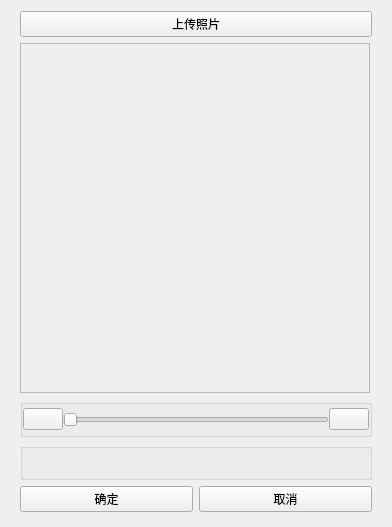
<?xml version="1.0" encoding="UTF-8"?>
<ui version="4.0">
 <class>Change_Avatar_Page</class>
 <widget class="QWidget" name="Change_Avatar_Page">
  <property name="geometry">
   <rect>
    <x>0</x>
    <y>0</y>
    <width>392</width>
    <height>527</height>
   </rect>
  </property>
  <property name="minimumSize">
   <size>
    <width>392</width>
    <height>527</height>
   </size>
  </property>
  <property name="maximumSize">
   <size>
    <width>392</width>
    <height>527</height>
   </size>
  </property>
  <property name="windowIcon">
   <iconset resource="../../../src/resources/Resource.qrc">
    <normaloff>:/picture/transparent.png</normaloff>:/picture/transparent.png</iconset>
  </property>
  <layout class="QVBoxLayout" name="verticalLayout">
   <property name="leftMargin">
    <number>20</number>
   </property>
   <property name="rightMargin">
    <number>20</number>
   </property>
   <property name="bottomMargin">
    <number>15</number>
   </property>
   <item>
    <widget class="QPushButton" name="btnUpload">
     <property name="text">
      <string>上传照片</string>
     </property>
     <property name="icon">
      <iconset resource="../../../src/resources/Resource.qrc">
       <normaloff>:/svg/up_Avatar.svg</normaloff>:/svg/up_Avatar.svg</iconset>
     </property>
     <property name="iconSize">
      <size>
       <width>18</width>
       <height>18</height>
      </size>
     </property>
    </widget>
   </item>
   <item>
    <widget class="DragScrollArea" name="previewScrollArea">
     <property name="minimumSize">
      <size>
       <width>350</width>
       <height>350</height>
      </size>
     </property>
     <property name="maximumSize">
      <size>
       <width>350</width>
       <height>350</height>
      </size>
     </property>
     <property name="widgetResizable">
      <bool>true</bool>
     </property>
     <widget class="QWidget" name="previewContent">
      <property name="geometry">
       <rect>
        <x>0</x>
        <y>0</y>
        <width>348</width>
        <height>348</height>
       </rect>
      </property>
      <layout class="QGridLayout" name="gridLayout">
       <property name="leftMargin">
        <number>0</number>
       </property>
       <property name="topMargin">
        <number>0</number>
       </property>
       <property name="rightMargin">
        <number>0</number>
       </property>
       <property name="bottomMargin">
        <number>0</number>
       </property>
       <property name="horizontalSpacing">
        <number>0</number>
       </property>
       <item row="1" column="0">
        <widget class="QLabel" name="labelPreview">
         <property name="text">
          <string/>
         </property>
        </widget>
       </item>
      </layout>
     </widget>
    </widget>
   </item>
   <item>
    <widget class="QGroupBox" name="CAP_groupBox_A">
     <layout class="QHBoxLayout" name="horizontalLayout_2">
      <property name="spacing">
       <number>0</number>
      </property>
      <property name="leftMargin">
       <number>0</number>
      </property>
      <property name="topMargin">
       <number>0</number>
      </property>
      <property name="rightMargin">
       <number>0</number>
      </property>
      <property name="bottomMargin">
       <number>0</number>
      </property>
      <item>
       <widget class="QPushButton" name="btnRotateCCW">
        <property name="text">
         <string/>
        </property>
        <property name="icon">
         <iconset resource="../../../src/resources/Resource.qrc">
          <normaloff>:/svg/left_rotation.svg</normaloff>:/svg/left_rotation.svg</iconset>
        </property>
        <property name="iconSize">
         <size>
          <width>20</width>
          <height>20</height>
         </size>
        </property>
       </widget>
      </item>
      <item>
       <widget class="QSlider" name="sliderScale">
        <property name="orientation">
         <enum>Qt::Horizontal</enum>
        </property>
       </widget>
      </item>
      <item>
       <widget class="QPushButton" name="btnRotateCW">
        <property name="text">
         <string/>
        </property>
        <property name="icon">
         <iconset resource="../../../src/resources/Resource.qrc">
          <normaloff>:/svg/right_rotation.svg</normaloff>:/svg/right_rotation.svg</iconset>
        </property>
        <property name="iconSize">
         <size>
          <width>20</width>
          <height>20</height>
         </size>
        </property>
       </widget>
      </item>
     </layout>
    </widget>
   </item>
   <item>
    <widget class="QGroupBox" name="CAP_Box">
     <property name="title">
      <string/>
     </property>
    </widget>
   </item>
   <item>
    <layout class="QHBoxLayout" name="horizontalLayout">
     <item>
      <widget class="QPushButton" name="btnOk">
       <property name="text">
        <string>确定</string>
       </property>
      </widget>
     </item>
     <item>
      <widget class="QPushButton" name="btnCancel">
       <property name="text">
        <string>取消</string>
       </property>
      </widget>
     </item>
    </layout>
   </item>
  </layout>
 </widget>
 <customwidgets>
  <customwidget>
   <class>DragScrollArea</class>
   <extends>QScrollArea</extends>
   <header location="global">dragscrollarea.h</header>
   <container>1</container>
  </customwidget>
 </customwidgets>
 <resources>
  <include location="../../../src/resources/Resource.qrc"/>
 </resources>
 <connections/>
</ui>
